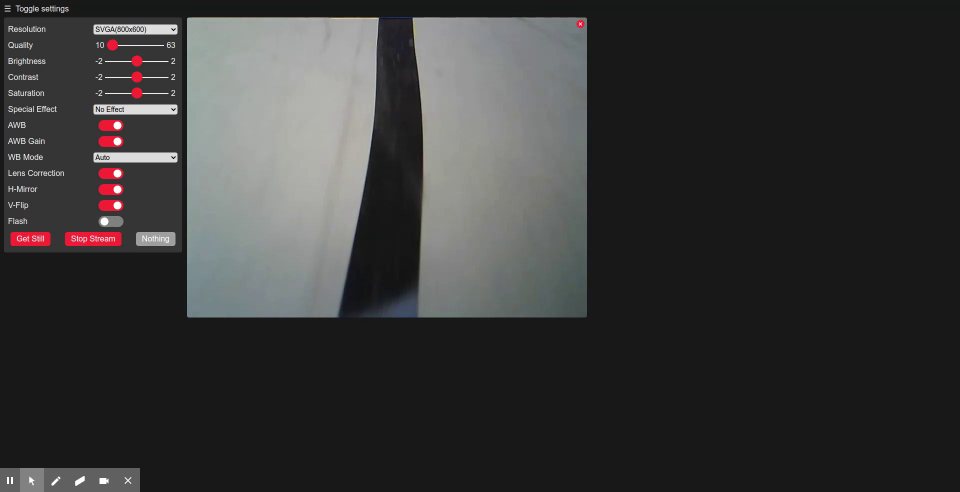
#> input picture frame 18 of VideoContent/boa_amostra_preto3.mp4, 1920 x 984 px (shown at 1/2 size)
$ jupyter execute --allow-errors 'Patinagem Implementação.ipynb'
#> lines starting #> are read from the running program, lines starting #| are printed output that depends on the picture; after the words box and inside, x2 and y2 are one past the last pixel; in counts of white or black regions, pixels touching at a corner belong together
[cell 1]
import numpy as np
import matplotlib.pyplot as plt
import cv2
from time import time
from cv2 import VideoCapture
import math

[cell 2]
# faz a leitura de video e guarda todos os frames num array
# [27 lines left out: function load_frames, not called in this run]

[cell 3]
# realiza o método otsu equivalente cv2.threshold com a flag cv2.THRESH_OTSU no entanto é possivel obter
# métricas que não são possiveis na função do OpenCV como
def otsuThresh(components):
    i= 0
    bins_num = [180,255,255]
    max_val = 0
    thres = []
    indexc = 0
    for c in components:
        # Get the image histogram
        hist, bin_edges = np.histogram(c[400,:], bins=bins_num[i])

        # Get normalized histogram if it is required

        hist = np.divide(hist.ravel(), hist.max())

        # Calculate centers of bins
        bin_mids = (bin_edges[:-1] + bin_edges[1:]) / 2.

        # Iterate over all thresholds (indices) and get the probabilities w1(t), w2(t)
        weight1 = np.cumsum(hist)
        weight2 = np.cumsum(hist[::-1])[::-1]

        # Get the class means mu0(t)
        mean1 = np.cumsum(hist * bin_mids) / weight1
        # Get the class means mu1(t)
        mean2 = (np.cumsum((hist * bin_mids)[::-1]) / weight2[::-1])[::-1]

        inter_class_variance = weight1[:-1] * weight2[1:] * (mean1[:-1] - mean2[1:]) ** 2

        # Maximize the inter_class_variance function val
        index_of_max_val = np.argmax(inter_class_variance)
        #print(np.max(inter_class_variance))
        if(max_val < np.max(inter_class_variance)):
            max_val = np.max(inter_class_variance)
            indexc = i

        i += 1
        threshold = bin_mids[:-1][index_of_max_val]
        #print("Otsu's algorithm implementation thresholding result: ", threshold)
        thres.append(threshold)
    return thres,indexc

[cell 4]
# [44 lines left out: functions convertScale, automatic_brightness_and_contrast, not called in this run]

[cell 5]
def adjust_gamma(image, gamma=1.0):
	# build a lookup table mapping the pixel values [0, 255] to
	# their adjusted gamma values
	invGamma = 1.0 / gamma
	table = np.array([((i / 255.0) ** invGamma) * 255
		for i in np.arange(0, 256)]).astype("uint8")
	# apply gamma correction using the lookup table
	return cv2.LUT(image, table)

[cell 6]
def calibration(videoPath,gamma = 1.0):
#> called with videoPath = './VideoContent/boa_amostra_preto3.mp4', gamma = 1
    cap = VideoCapture(videoPath)
    change = False
    while 1:
        ret, frame = cap.read()
#> frame is the input picture: shape (984, 1920, 3); mean B, G, R 55.5, 55.7, 56
        if frame is None:
            break

        target = frame[60:630, 380:1100]
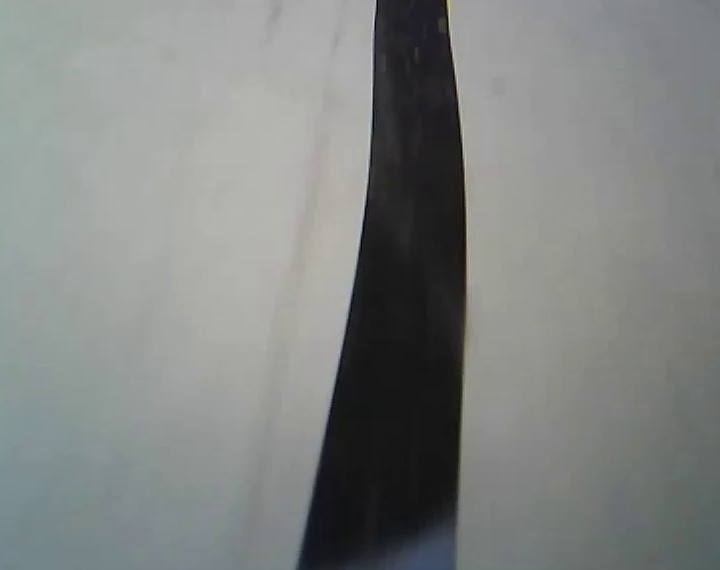
#> target: shape (570, 720, 3); mean B, G, R 130.2, 131.6, 128.8

        h = len(target)
#> h = 570
        start_height = h - 30
#> start_height = 540

        target = adjust_gamma(target,gamma)
        hsv = cv2.cvtColor(target,cv2.COLOR_BGR2HSV)
#> hsv: shape (570, 720, 3); mean H, S, V 54.6, 11.4, 132.4
        hue,saturation,value = cv2.split(hsv)
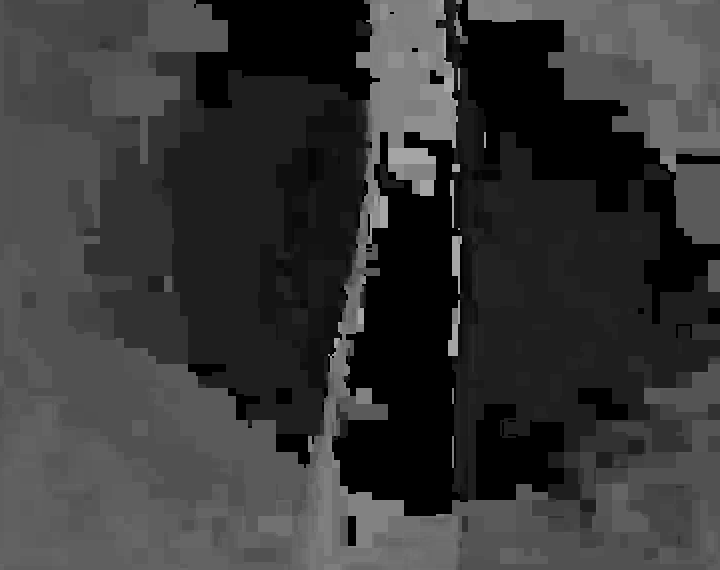
#> hue: shape (570, 720); min 0, max 168, mean 54.6
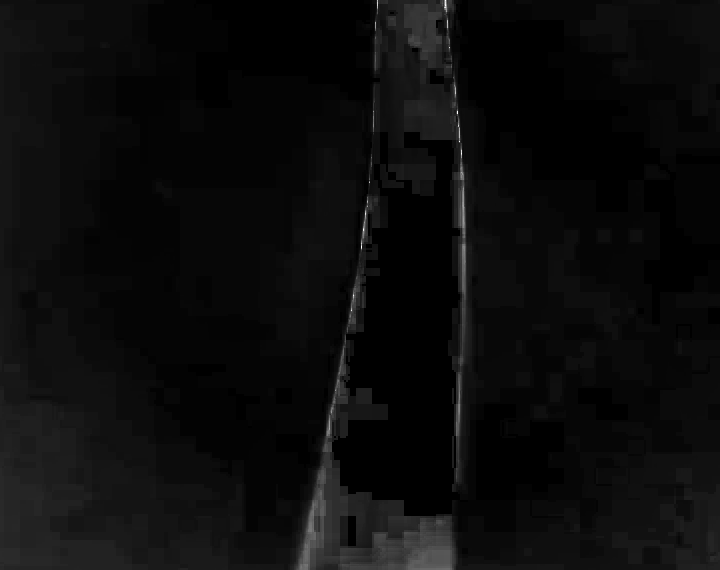
#> saturation: shape (570, 720); min 0, max 255, mean 11.4
        components = [hue,saturation,value]
        thresholds,index = otsuThresh(components)
#> the loop in otsuThresh, `for c in components:` made 3 passes
#> (index_of_max_val, max_val, indexc, threshold) on passes 1, 3: (47, 21742.1, 0, 34.31), (82, 362042.6, 2, 66.97)
#> (index_of_max_val, threshold) on pass 2: (43, 18.94)
#> after the loop in otsuThresh, `for c in components:`: i = 3; indexc = 2; max_val = 362042.6; thres = [34.31, 18.94, 66.97]
#> thresholds = [34.31, 18.94, 66.97]; index = 2

        if(index == 2):
            grayFrame = cv2.cvtColor(target,cv2.COLOR_BGR2GRAY)
            guassianFrame = cv2.GaussianBlur(grayFrame,(5,5),cv2.BORDER_DEFAULT)
            ret,thresh1 = cv2.threshold(guassianFrame,0 , 255 , cv2.THRESH_BINARY+cv2.THRESH_OTSU)
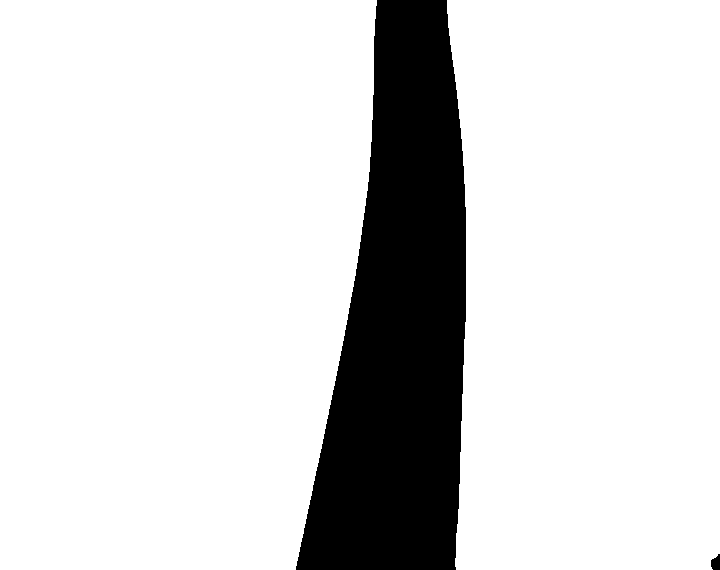
#> thresh1: shape (570, 720); 84.3% white; 2 black regions, box (x1, y1, x2, y2) and area: (296, 0, 466, 570) 64493, (711, 554, 720, 570) 111
#> ret = 90
        else:
            guassianFrame = cv2.GaussianBlur(components[index],(5,5),cv2.BORDER_DEFAULT)
            ret,thresh1 =  cv2.threshold(guassianFrame,0 , 255 , cv2.THRESH_BINARY+cv2.THRESH_OTSU)

        no_points_count = 0

        middlePixel = len(target[0])/2
#> middlePixel = 360

        while(start_height > 0):
            signed_thresh = thresh1[start_height].astype(np.int16) # select only one row
            diff = np.diff(signed_thresh)   #The derivative of the start_height line

            points = np.where(np.logical_or(diff > 200, diff < -200))

            if len(points) > 0 and len(points[0]) > 1:

                middle = int((points[0][0] + points[0][1]) / 2)

                if((len(target[0])/2) - (middlePixel/10) < middle
                   <= (len(target[0])/2) + (middlePixel/10) and start_height == h - 30):
                    change = True
                if( (len(target[0])/2) - (middlePixel/10)< middle
                   <= (len(target[0])/2) + (middlePixel/10) and  change == True):
                    color = (0,255,0)

                if(change == False):
                    color = (0,0,255)

                cv2.circle(target, (points[0][0], start_height), 5, (255,0,0), -1)
                cv2.circle(target, (points[0][1], start_height), 5, (255,0,0), -1)
                cv2.circle(target, (middle, start_height), 5, color, -1)
                start_height -= 5
                start_height = start_height % h
            else:
                start_height -= 5
                start_height = start_height % h
                no_points_count += 1
#> this loop made 108 passes
#> (points, middle, change, start_height) on pass 1: (([301, 455],), 378, True, 535)
#> (points, middle, start_height) on passes 2 to 7: (([302, 455],), 378, 530), (([303, 456],), 379, 525), (([304, 456],), 380, 520), (([305, 457],), 381, 515), (([306, 457],), 381, 510), (([307, 457],), 382, 505)
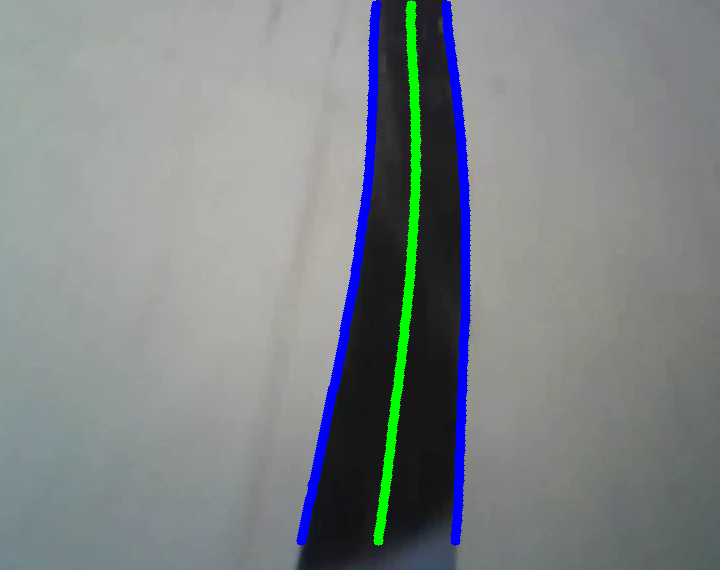
#> target: shape (570, 720, 3); 3.81% of pixels changed, all inside (x1, y1, x2, y2) = (296, 0, 471, 546)
#> after the loop, no_points_count = 0; start_height = 0
        """
        #CASO SE QUEIRA OBSERVAR AS IMAGENS DE CALIBRAÇÃO FAVOR DESCOMENTAR ESTE BLOCO:
        plt.imshow(cv2.cvtColor(target,cv2.COLOR_BGR2RGB))
        plt.show()
        """
        """
        #E CASO QUEIRA OBSERVAR AS IMAGENS NUMA JANELA À PARTE DESCOMENTAR ESTE BLOCO:
        cv2.imshow("calibration Video",target)
        cv2.waitKey(0)
        cv2.destroyAllWindows()
        """

        change = False

        if cv2.waitKey(1) == 27 or cv2.waitKey(1) == 113 or cv2.waitKey(1) == 81:
#> (key Esc is pressed here)
            cap.release()
            exit(0)

            return index
    cap.release()
    exit(0)
    return index

$ run again, starting later in the video
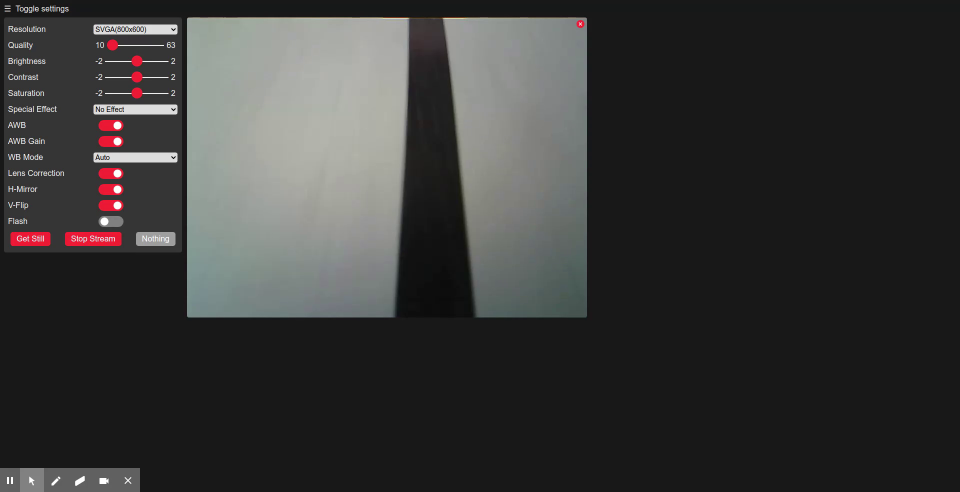
#> input picture frame 82 of VideoContent/boa_amostra_preto3.mp4, 1920 x 984 px (shown at 1/2 size)
#> in calibration, frame is the input picture: shape (984, 1920, 3); mean B, G, R 55, 55.8, 55.9
#> h = 570
#> in calibration, `start_height = h - 30`: start_height = 540
#> hsv: shape (570, 720, 3); mean H, S, V 51.2, 12.7, 131.7
#> the loop in otsuThresh, `for c in components:` made 3 passes
#> (index_of_max_val, max_val, indexc, threshold) on passes 1, 3: (68, 8465.2, 0, 34.25), (107, 155812.8, 2, 76.18)
#> after the loop in otsuThresh, `for c in components:`: i = 3; indexc = 2; max_val = 155812.8; thres = [34.25, 35.04, 76.18]
#> index = 2
#> in calibration, `ret,thresh1 = cv2.threshold(guassianFrame,0 , 255 , cv2.THRESH_BINARY+..`:
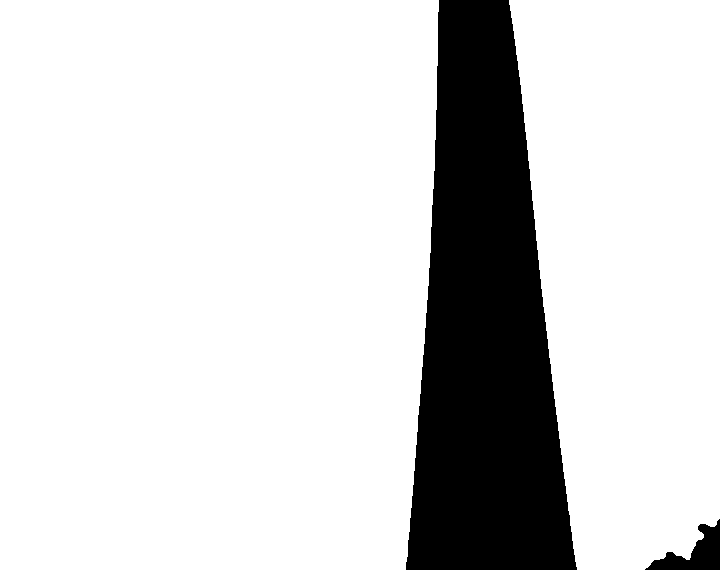
#> thresh1: shape (570, 720); 83.5% white; 2 black regions, box (x1, y1, x2, y2) and area: (406, 0, 577, 570) 66113, (645, 519, 720, 570) 1640
#> ret = 89
#> middlePixel = 360
#> the loop in calibration, `while(start_height > 0):` made 108 passes
#> (points, middle, start_height) on passes 1 to 8: (([407, 571, 697],), 489, 535), (([408, 571, 703],), 489, 530), (([409, 570, 698],), 489, 525), (([409, 569, 698, 707, 715],), 489, 520), (([409, 569, 717],), 489, 515), (([410, 569],), 489, 510), (([410, 567],), 488, 505), (([411, 567],), 489, 500)
#> after the loop in calibration, `while(start_height > 0):`:
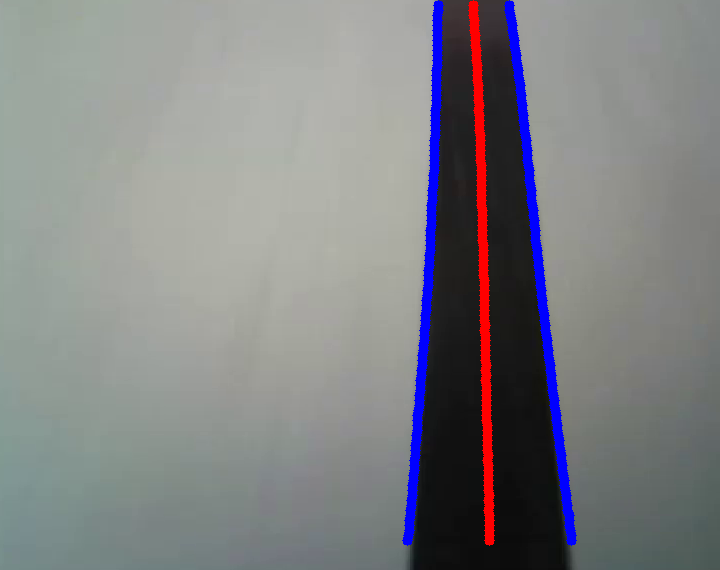
#> target: shape (570, 720, 3); mean B, G, R 131.4, 128.9, 128.4
#> after the loop in calibration, `while(start_height > 0):`: no_points_count = 0

$ run again, starting later in the video
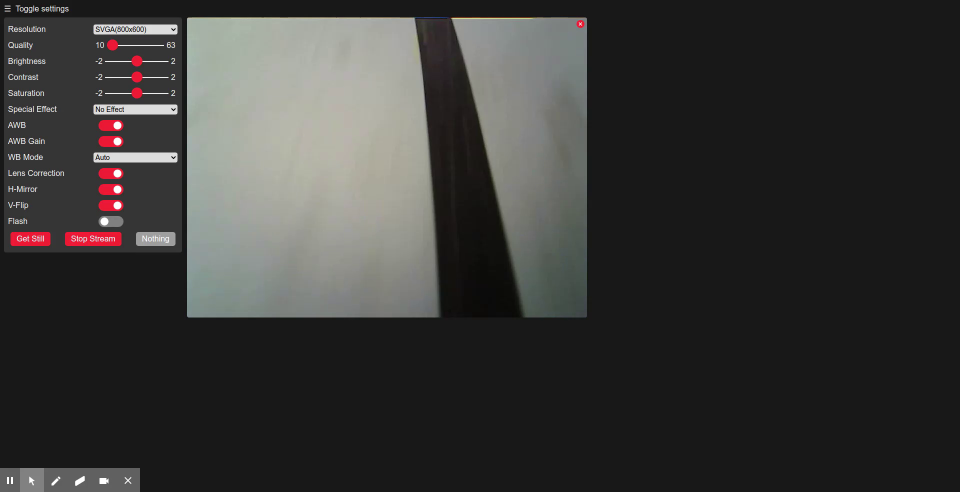
#> input picture frame 147 of VideoContent/boa_amostra_preto3.mp4, 1920 x 984 px (shown at 1/2 size)
#> in calibration, frame is the input picture: shape (984, 1920, 3); mean B, G, R 54.7, 56.2, 56.8
#> h = 570
#> in calibration, `start_height = h - 30`: start_height = 540
#> hsv: shape (570, 720, 3); mean H, S, V 41, 20.4, 135
#> the loop in otsuThresh, `for c in components:` made 3 passes
#> (index_of_max_val, max_val, threshold) on passes 1 to 3: (90, 3679.4, 42.23), (61, 6425.3, 34.25), (102, 80421.7, 76.09)
#> after the loop in otsuThresh, `for c in components:`: i = 3; indexc = 2; max_val = 80421.7; thres = [42.23, 34.25, 76.09]
#> index = 2
#> in calibration, `ret,thresh1 = cv2.threshold(guassianFrame,0 , 255 , cv2.THRESH_BINARY+..`:
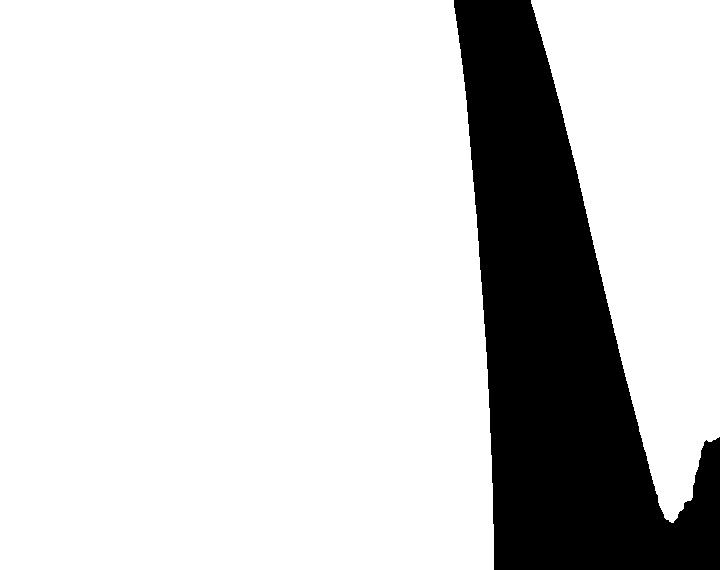
#> thresh1: shape (570, 720); 81.6% white; 1 black region, box (x1, y1, x2, y2) and area: (454, 0, 720, 570) 75490
#> ret = 93
#> middlePixel = 360
#> the loop in calibration, `while(start_height > 0):` made 108 passes
#> (points, middle, start_height) on passes 5 to 12: (([492, 668, 674],), 580, 515), (([492, 663, 677],), 577, 510), (([492, 661, 681],), 576, 505), (([492, 658, 683],), 575, 500), (([492, 657, 690],), 574, 495), (([492, 657, 692],), 574, 490), (([492, 654, 692],), 573, 485), (([492, 653, 692],), 572, 480)
#> after the loop in calibration, `while(start_height > 0):`:
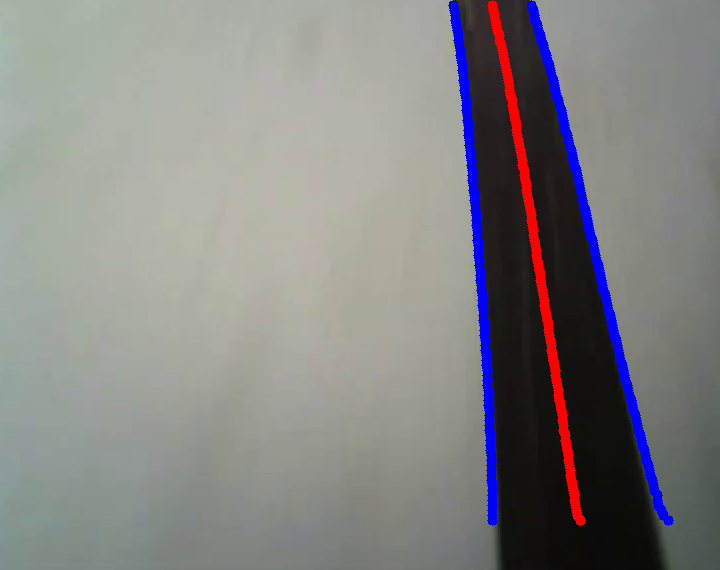
#> target: shape (570, 720, 3); mean B, G, R 131.4, 131.7, 132.8
#> after the loop in calibration, `while(start_height > 0):`: no_points_count = 4; start_height = 0
